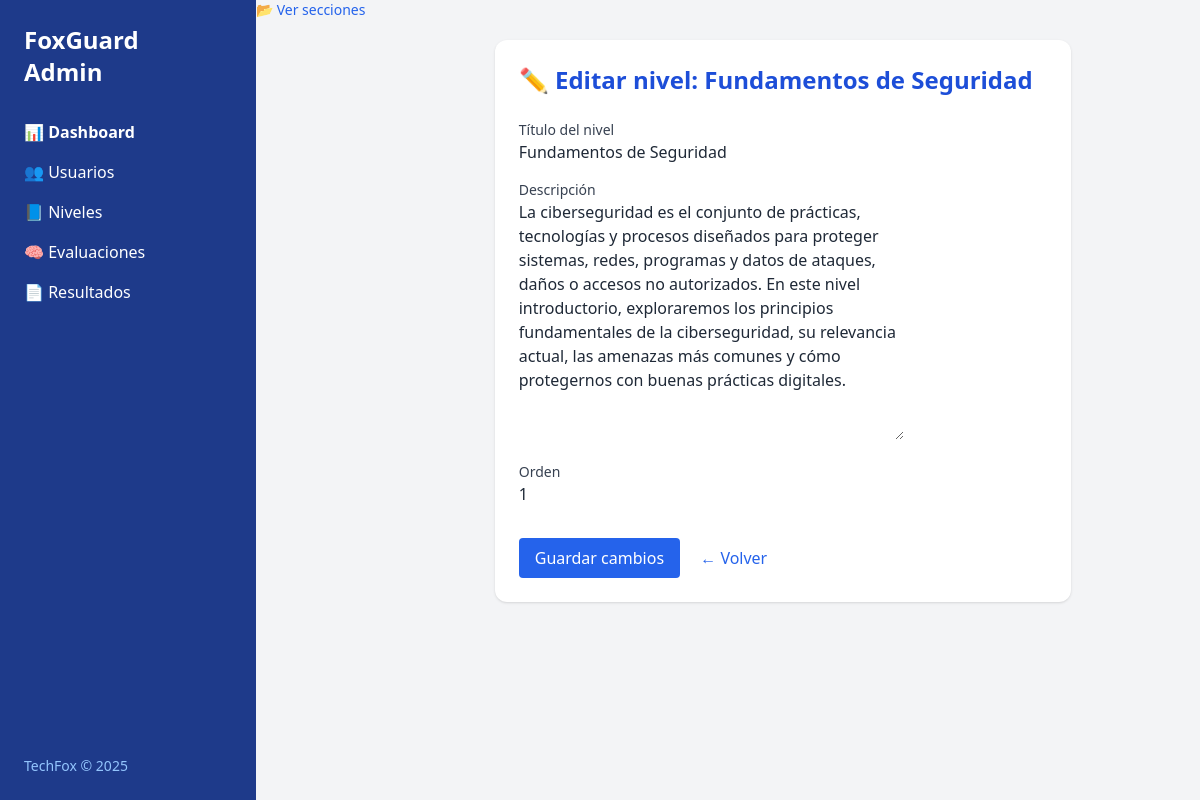
/admin-panel/levels/4/edit/ (signed in), run on the app's committed database.
### core/models.py (models this page shows, shortened)
class Nivel(models.Model):
    titulo = models.CharField(max_length=100)
    descripcion = models.TextField()
    orden = models.PositiveIntegerField(unique=True)
    desbloqueado_por = models.ForeignKey('self', null=True, blank=True, on_delete=models.SET_NULL)

### core/views.py (the view)
# urls.py: path('admin-panel/levels/<int:level_id>/edit/', views.admin_level_edit, name='admin_level_edit'),
@login_required
@user_passes_test(es_admin)
def admin_level_edit(request, level_id):
    nivel = get_object_or_404(Nivel, id=level_id)
    form = LevelForm(request.POST or None, instance=nivel)
    if form.is_valid():
        form.save()
        return redirect('admin_levels')
    return render(request, 'core/admin/level_edit.html', {'form': form, 'nivel': nivel})

### core/forms.py
class LevelForm(forms.ModelForm):
    class Meta:
        model = Nivel
        fields = ['titulo', 'descripcion', 'orden']

### core/views.py (called while the page is built)
def es_admin(user):
    return user.is_authenticated and user.is_admin

### core/templates/core/admin/level_edit.html (shortened to what this page needs)
{% load static %}
<!DOCTYPE html>
<html lang="es">
<head>
  <script src="https://cdn.tailwindcss.com"></script>
</head>
<body class="bg-gray-100 text-gray-800">
  <div class="flex h-screen overflow-hidden">
    <aside class="w-64 bg-blue-900 text-white flex flex-col justify-between">
      <div class="p-6">
        <h1 class="text-2xl font-bold mb-8">FoxGuard<br>Admin</h1>
        <nav class="space-y-4 text-base">
          <a href="{% url 'admin_panel' %}" class="block text-white font-semibold">📊 Dashboard</a>
          <a href="{% url 'admin_users' %}" class="block hover:text-blue-200">👥 Usuarios</a>
          <a href="{% url 'admin_levels' %}" class="block hover:text-blue-200">📘 Niveles</a>
          <a href="#" class="block hover:text-blue-200">🧠 Evaluaciones</a>
          <a href="{% url 'admin_evaluation_results' %}" class="block hover:text-blue-200">📄 Resultados</a>
        </nav>
      </div>
      <footer class="p-6 text-sm text-blue-300">TechFox © 2025</footer>
    </aside>
<a href="{% url 'admin_level_sections' nivel.id %}" class="text-blue-600 hover:underline text-sm">
  📂 Ver secciones
</a>
    <main class="flex-1 p-10 overflow-auto">
      <section class="bg-white rounded-xl shadow p-6 max-w-xl mx-auto">
        <h2 class="text-2xl font-semibold text-blue-700 mb-6">✏️ Editar nivel: {{ nivel.titulo }}</h2>
        <form method="POST" class="space-y-4">
          <div>
            <label class="block text-sm font-medium text-gray-700">Título del nivel</label>
            {{ form.titulo }}
          </div>
          <div>
            <label class="block text-sm font-medium text-gray-700">Descripción</label>
            {{ form.descripcion }}
          </div>
          <div>
            <label class="block text-sm font-medium text-gray-700">Orden</label>
            {{ form.orden }}
          </div>
          <div class="pt-4">
            <button type="submit" class="bg-blue-600 text-white px-4 py-2 rounded hover:bg-blue-700">Guardar cambios</button>
            <a href="{% url 'admin_levels' %}" class="ml-4 text-blue-600 hover:underline">← Volver</a>
          </div>
        </form>
      </section>
    </main>
  </div>
</body>
</html>

### data on the page
Nivel: titulo "Fundamentos de Seguridad", descripcion "La ciberseguridad es el conjunto de prácticas, tecnologías y procesos diseñados para proteger sistemas, redes, programas y datos de ataques, daños o accesos no autorizados. En este nivel introductorio, exploraremos los principios fundamentales de la ciberseguridad, su relevancia actual, las amenazas más comunes y cómo protegernos con buenas prácticas digitales.", orden "1"
